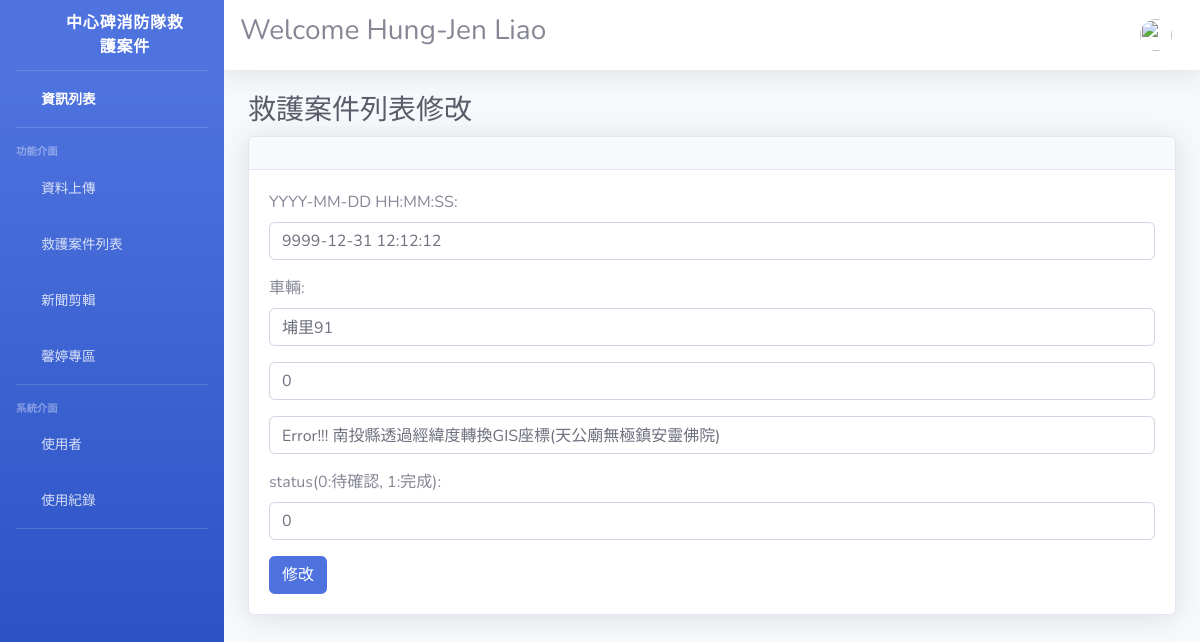
The page /emergency_list/update/422/ (signed in) on the database its author committed.
### uploadFile/models.py (models this page shows)
class Emergency(models.Model):
    time = models.DateTimeField("案發日期") #日期
    car = models.CharField(max_length = 10) #車輛
    detail = models.CharField(max_length = 10)  #內容(急病or車禍...)
    location = models.CharField(max_length = 100)   #地點
    status = models.CharField(max_length = 1)   #是否需要修改

### uploadFile/views.py (the view)
# urls.py: path('emergency_list/update/<int:Em_id>/', views.emergency_list_update, name = 'EmListUpdate'),
@login_required
def emergency_list_update(request, Em_id):
    fullname = request.user.get_full_name()
    emergency_obj = Emergency.objects.get(pk = Em_id)
    form = EmergencyForm(request.POST or None, instance = emergency_obj)
    if form.is_valid():
        form.save()
        return redirect('EmList')
    context = {'fullname': fullname, 'emergency_obj': emergency_obj, 'form': form}
    return render(request, 'emergency_list_update.html', context)

### uploadFile/forms.py
class EmergencyForm(ModelForm):
    class Meta:
        model = Emergency
        fields = ('id', 'time', 'car', 'detail', 'location', 'status')
        labels = {
            'time':'YYYY-MM-DD HH:MM:SS',
            'car':'車輛',
            'detail':'',
            'location':'',
            'status':'status(0:待確認, 1:完成)'
        }
        widgets = {
            'time': forms.TextInput(attrs={'class':'form-control', 'placeholder':'time'}),
            'car': forms.TextInput(attrs={'class':'form-control', 'placeholder':'car'}),
            'detail': forms.TextInput(attrs={'class':'form-control', 'placeholder':'detail'}),
            'location': forms.TextInput(attrs={'class':'form-control', 'placeholder':'location'}),
            'status': forms.TextInput(attrs={'class':'form-control', 'placeholder':'status'})
        }

### templates/emergency_list_update.html (shortened to what this page needs)
{% extends './main_template.html' %}
{% load static %}
{% block content %}
<div class="container-fluid">
    <h1 class="h3 mb-2 text-gray-800">救護案件列表修改</h1>
    <div class="card shadow mb-4">
        <div class="card-header py-3"></div>
        <div class="card-body">
            <form action="" method="POST" enctype="multipart/form-dat">
                {{ form.as_p }}
                <button type="submit" name="upd_bt" value="add" class="btn btn-primary">修改</button>
            </form>
        </div>
    </div>
</div>
{% endblock content %}

### rows shown on the page
Emergency: time "9999-12-31 12:12:12", car "埔里91", detail "0", location "Error!!! 南投縣透過經緯度轉換GIS座標(天公廟無極鎮安靈佛院)", status "0"

### other values the page prints
{{ fullname }} "Hung-Jen Liao"
